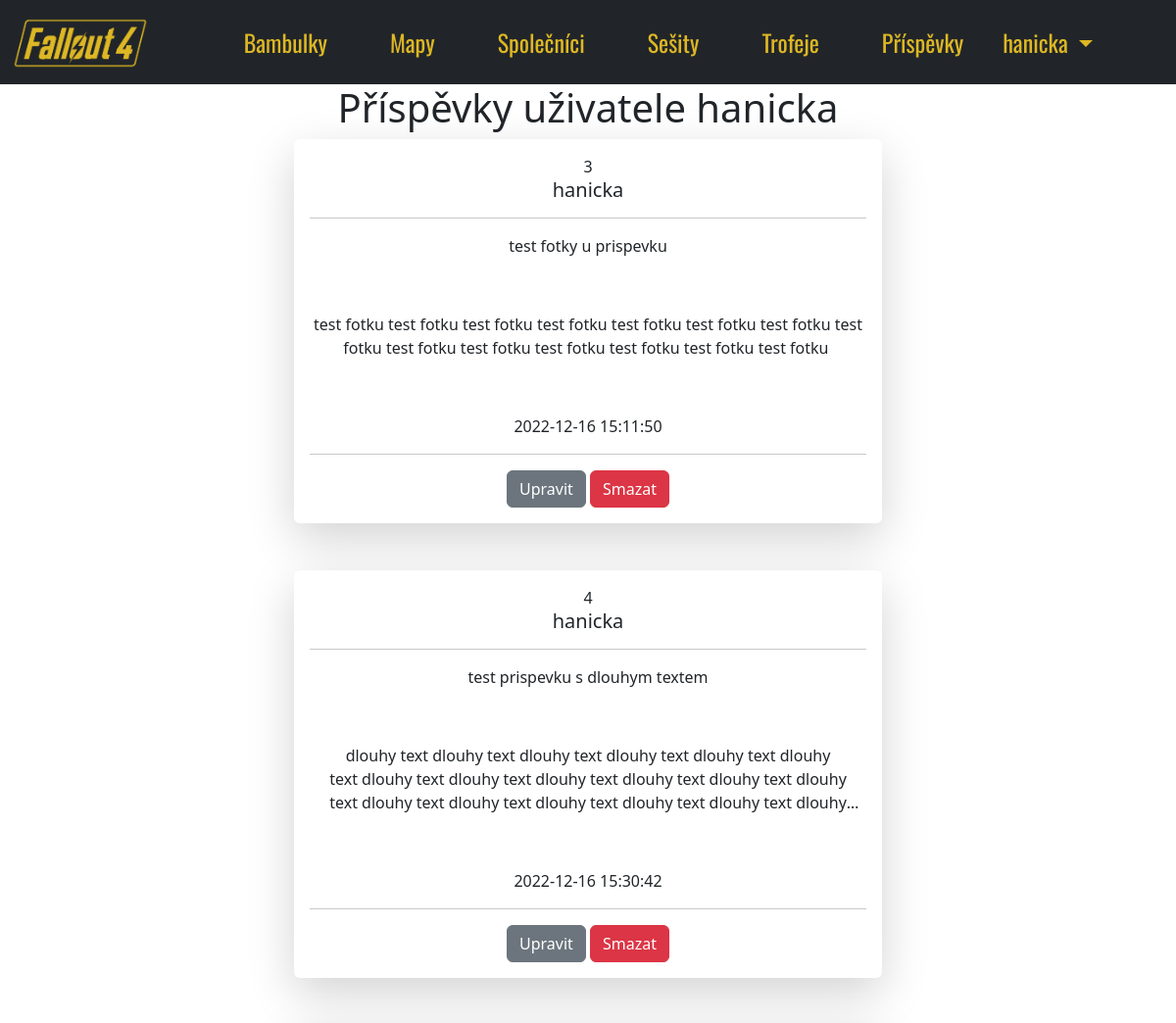
Page /posts/hanicka (signed in, upper part) on the earlier database version.
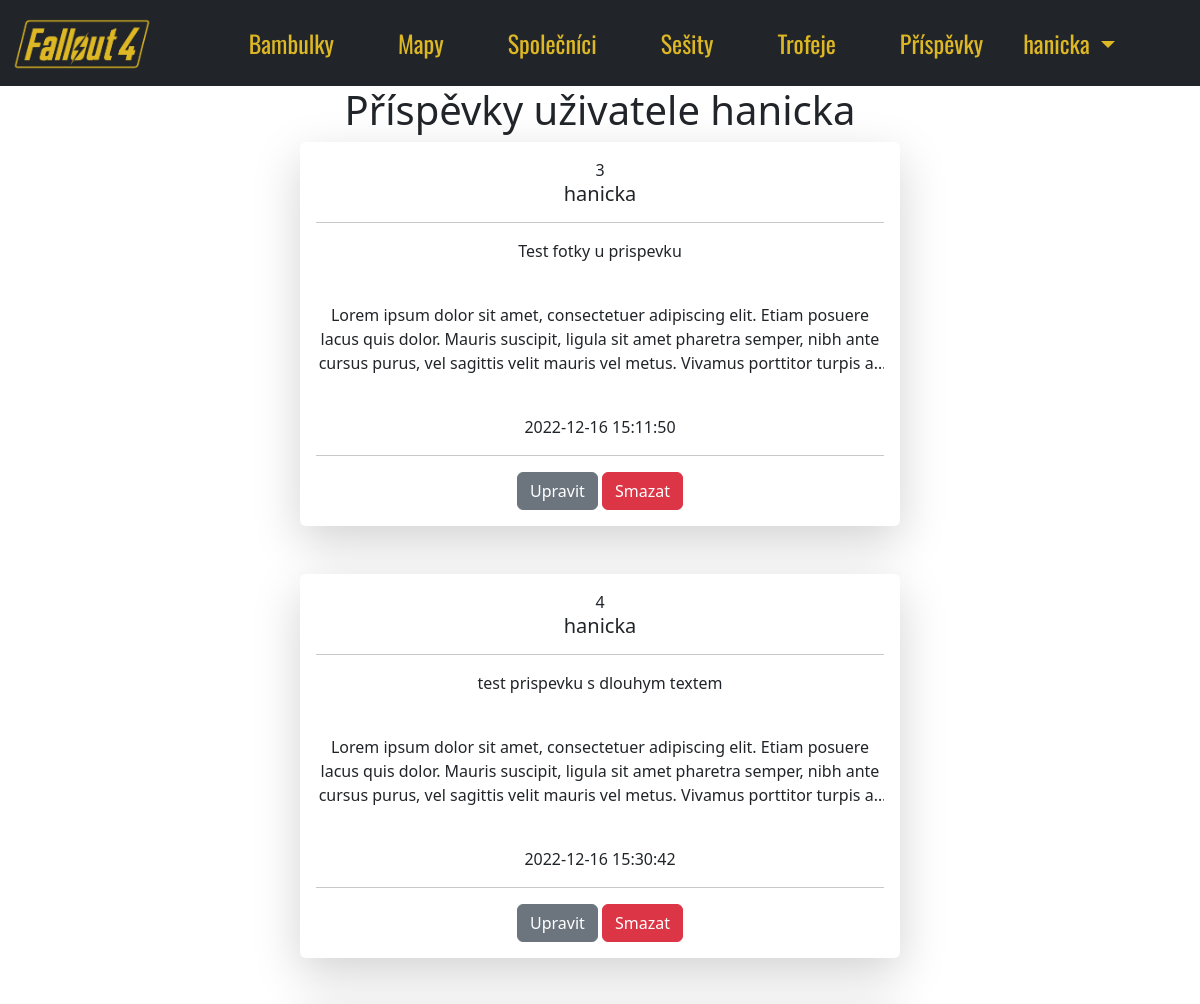
Same page on the later database version.
### website/models.py (models this page shows)
class Post(db.Model):
    id = db.Column(db.Integer, primary_key=True)
    text = db.Column(db.Text, nullable=False)
    title = db.Column(db.String(150), nullable=False)
    post_pic = db.Column(db.String(150), nullable=True)
    date_created = db.Column(db.DateTime(timezone=True), default=func.now())
    author = db.Column(db.Integer, db.ForeignKey('user.id', ondelete="CASCADE"), nullable=False)
    comments = db.relationship('Comment', backref='post', passive_deletes=True)
    likes = db.relationship('Like', backref='post', passive_deletes=True)
    dislikes = db.relationship('Dislike', backref='post', passive_deletes=True)

class User(db.Model, UserMixin):
    id = db.Column(db.Integer, primary_key=True)
    email = db.Column(db.String(150), unique=True)
    username = db.Column(db.String(150), unique=True)
    password = db.Column(db.String(150))
    date_created = db.Column(db.DateTime(timezone=True), default=func.now())
    user_pic = db.Column(db.String(150), nullable=True)
    posts = db.relationship('Post', backref='user', cascade="all, delete")
    comments = db.relationship('Comment', backref='user', cascade="all, delete")
    likes = db.relationship('Like', backref='user', passive_deletes=True)
    dislikes = db.relationship('Dislike', backref='user', passive_deletes=True)

### website/views.py (the view)
@views.route('/posts/<username>')
@login_required
def posts(username):
    user = User.query.filter_by(username=username).first()
    if not user:
        flash('Tento profil neexistuje', category='error')
        return redirect(url_for('views.home'))
    posts = user.posts
    return render_template('posts.html', user=current_user, posts=posts, username=username)

### website/__init__.py (called while the page is built)
def create_app():
    app = Flask(__name__)
    app.config['SECRET_KEY']= 'key'
    app.config['SQLALCHEMY_DATABASE_URI'] = f'sqlite:///{DB_NAME}'
    db.init_app(app)
    UPLOAD_FOLDER = 'website/static/images/uploads'
    app.config['UPLOAD_FOLDER'] = UPLOAD_FOLDER
    from .views import views
    from .auth import auth
    app.register_blueprint(views, url_prefix=('/'))
    app.register_blueprint(auth, url_prefix=('/'))
    from .models import User, Post, Comment, Like, Dislike
    create_database(app)
    login_manager = LoginManager()
    login_manager.login_view = 'auth.login'
    login_manager.init_app(app)
    ckeditor = CKEditor(app)
    @login_manager.user_loader
    def load_user(id):
        return User.query.get(int(id))
    return app

### website/templates/posts.html
{% extends 'base.html' %} {% block content %}
<center>
  <h1>Příspěvky uživatele {{username}}</h1>
  {% for post in posts %}
  <div class="shadow-lg p-3 mb-5 bg-body rounded w-50 post-div">
    {{ post.id }} <br />
    <h5>{{ post.user.username }} <br /></h5>
    <hr />
    <p>{{ post.title}}</p>
    <br />
    <p>{{ post.text|safe }}</p>
    <br />
    {{ post.date_created }} <br />
    <hr />
    {% if user.id == post.author %}
    <a href="/edit_post/{{post.id}}" class="btn btn-secondary">Upravit</a>
    <a href="/delete_post/{{post.id}}" class="btn btn-danger">Smazat</a>
    {% endif %}
  </div>
  {% endfor%}
</center>
{% endblock %}

Differences in the rows shown:
changed Post id 3: title "test fotky u prispevku" → "Test fotky u prispevku"; text "test fotku test fotku test fotku test fotku test fotku test fotku test fotku test fotku test fotku test fotku test fotku test fotku test fotku test fotku" → "Lorem ipsum dolor sit amet, consectetuer adipiscing elit. Etiam posuere lacus quis dolor. Mauris suscipit, ligula sit amet pharetra semper, nibh ante cursus purus, vel sagittis velit mauris vel metus. Vivamus porttitor turpis…"
changed Post "test prispevku s dlouhym textem": text "dlouhy text dlouhy text dlouhy text dlouhy text dlouhy text dlouhy text dlouhy text dlouhy text dlouhy text dlouhy text dlouhy text dlouhy text dlouhy text dlouhy text dlouhy text dlouhy text dlouhy text…" → "Lorem ipsum dolor sit amet, consectetuer adipiscing elit. Etiam posuere lacus quis dolor. Mauris suscipit, ligula sit amet pharetra semper, nibh ante cursus purus, vel sagittis velit mauris vel metus. Vivamus porttitor turpis…"
